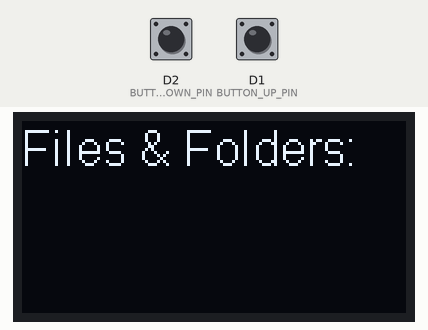
A sketch run on a simulated ESP8266 (NodeMCU). Shown: 128×64 one-colour display. Inputs (shaded band) come from the test bench; at power-on: D2 (BUTTON_DOWN_PIN) HIGH, D1 (BUTTON_UP_PIN) HIGH. Storage starts empty.

Above: at 1.1 s.

The sketch:

File_Manager.ino
```cpp
/*
  Project: Displaying all files in the MicroSD Card with 2 button navigation (Page-up and Page-down) control.

  Wiring:
    SD Card Module:
      CS  → D8
      SCK → D5
      MOSI → D7
      MISO → D6
      VCC → 3.3V
      GND → GND

    Buttons:
      One terminal of each button → D1 (Up) and D2 (Down).
      Other terminal of each button → GND.

  Notes:
    - Serial Monitor output will be at 115200 baud.
    - This code uses the SSD1306Wire library for OLED display.
*/

#include <Wire.h> // For I2C communication
#include <SPI.h>  // For SPI communication
#include <SD.h>   // For interacting with the SD card
#include "SSD1306Wire.h" // For OLED display control

// Pin definitions
#define SD_CS_PIN D8          // Chip Select pin for the SD card module
#define BUTTON_UP_PIN D1      // GPIO5 for "Up" button
#define BUTTON_DOWN_PIN D2    // GPIO4 for "Down" button

// Display setup
SSD1306Wire display(0x3C, SDA, SCL); // Initialize OLED display (address 0x3C)

// Constants and variables for file navigation
#define ITEMS_PER_PAGE 3       // Number of files to display per page
int currentPage = 0;           // Current page index
int totalFiles = 0;            // Total number of files on the SD card
String fileList[50];           // Array to store file names (maximum of 50 files)

// Initialization Functions
void initializeDisplay() {
  display.init();
  display.flipScreenVertically();
  display.clear();
  display.drawString(0, 20, "Initializing...");
  display.display();
}

void initializeSD() {
  if (!SD.begin(SD_CS_PIN)) { // Check if SD card initialization is successful
    display.clear();
    display.drawString(0, 20, "SD Card Failed!");
    display.display();
    while (true); // Halt execution if SD initialization fails
  }

  display.clear();
  display.drawString(0, 20, "SD Card Ready!");
  display.display();
  delay(1000); // Wait 1 second before proceeding
}

// SD Card Handling Functions
void listFiles(File dir) {
  totalFiles = 0; // Reset file count

  while (true) {
    File entry = dir.openNextFile(); // Open the next file in the directory
    if (!entry) break; // Exit loop if no more files are found

    if (totalFiles < 50) { // Only store up to 50 files
      fileList[totalFiles] = entry.name(); // Save the file name
      totalFiles++;
    }
    entry.close(); // Close the current file
  }
}

// Display Handling Functions
void displayFileList() {
  display.clear();
  display.setFont(ArialMT_Plain_16); // Use a 10-point font size

  // Display page title
  display.drawString(0, 0, "Files & Folders:");

  // Determine which files to display on the current page
  int startIdx = currentPage * ITEMS_PER_PAGE;
  int endIdx = min(startIdx + ITEMS_PER_PAGE, totalFiles);

  // Display file names line by line
  display.setFont(ArialMT_Plain_10); // Use a 10-point font size
  for (int i = startIdx; i < endIdx; i++) {
    display.drawString(0, 15 * (i - startIdx) + 20, fileList[i]);
  }

  // Add navigation indicators ("Up" and "Down") if applicable
  if (currentPage > 0) display.drawString(110, 50, "Up");
  if ((currentPage + 1) * ITEMS_PER_PAGE < totalFiles) display.drawString(100, 50, "Down");

  display.display(); // Update the OLED display
}

// Input Handling Functions
void handleButtonInput() {
  // Check "Up" button for navigation
  if (digitalRead(BUTTON_UP_PIN) == LOW) {
    if (currentPage > 0) { // Ensure we don't go below page 0
      currentPage--;
      displayFileList(); // Update the display
      delay(200); // Debounce delay
    }
  }

  // Check "Down" button for navigation
  if (digitalRead(BUTTON_DOWN_PIN) == LOW) {
    if ((currentPage + 1) * ITEMS_PER_PAGE < totalFiles) { // Ensure we don't exceed the total pages
      currentPage++;
      displayFileList(); // Update the display
      delay(200); // Debounce delay
    }
  }
}

void handleSerialInput() {
  // Optionally allow navigation via Serial Monitor for debugging
  if (Serial.available()) {
    char input = Serial.read();
    if (input == 'n' && (currentPage + 1) * ITEMS_PER_PAGE < totalFiles) {
      currentPage++; // Next page
    } else if (input == 'p' && currentPage > 0) {
      currentPage--; // Previous page
    }
    displayFileList(); // Update the display
  }
}

// Main Functions
void setup() {
  // Initialize Serial Monitor for debugging
  Serial.begin(115200);

  // Initialize the OLED display
  initializeDisplay();

  // Initialize the SD card
  initializeSD();

  // Populate the file list from the SD card
  File root = SD.open("/"); // Open the root directory
  listFiles(root);

  // Set up button pins with internal pull-up resistors
  pinMode(BUTTON_UP_PIN, INPUT_PULLUP);
  pinMode(BUTTON_DOWN_PIN, INPUT_PULLUP);

  // Display the initial file list
  displayFileList();
}

void loop() {
  handleButtonInput();
  handleSerialInput();
}
```
